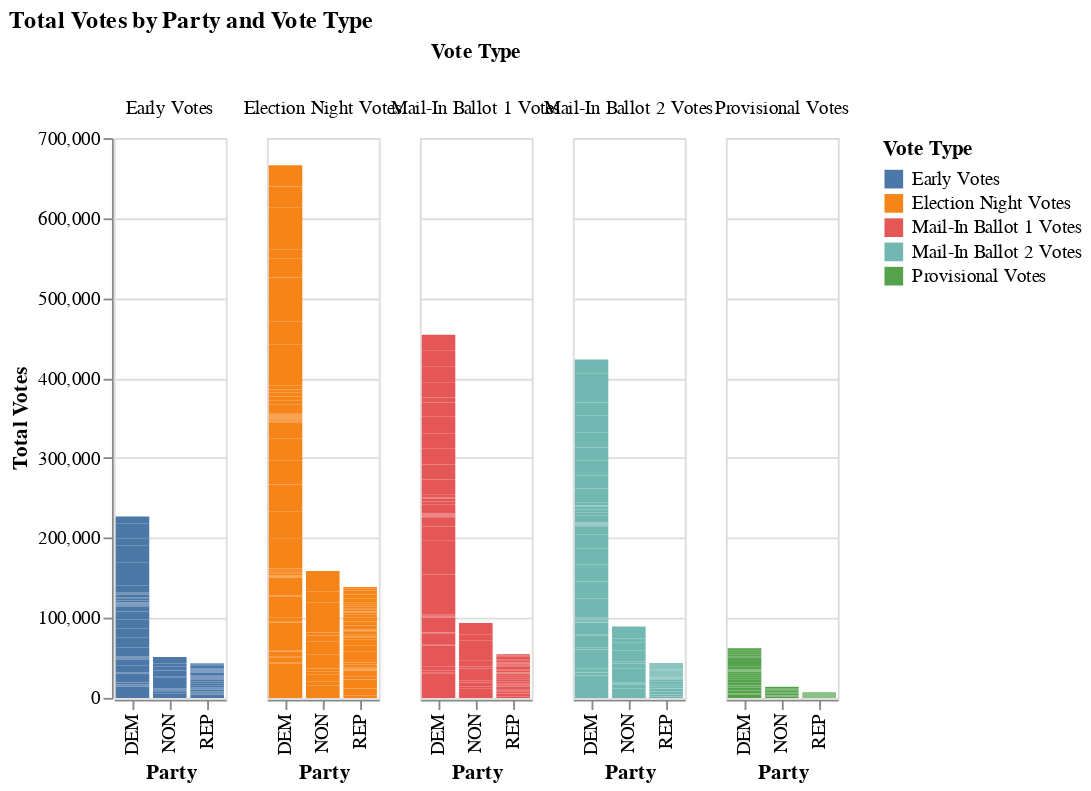

Source (notebook cell):
### Code cell
# prompt: Using dataframe combined_df: display how different parties voted early votes, election night votes, mail-in ballot 1 votes, provisional votes, mail-in ballot 2 votes in a graph

# Import necessary libraries
import altair as alt
import pandas as pd

# Melt the dataframe to long format for easier plotting
combined_df_melted = pd.melt(combined_df,
                              id_vars=['Party'],
                              value_vars=['Early Votes', 'Election Night Votes',
                                          'Mail-In Ballot 1 Votes',
                                          'Provisional Votes', 'Mail-In Ballot 2 Votes'],
                              var_name='Vote Type',
                              value_name='Total Votes')

# Create the chart
chart = alt.Chart(combined_df_melted).mark_bar().encode(
    x=alt.X('Party:N', title='Party'),
    y=alt.Y('Total Votes:Q', title='Total Votes'),
    color='Vote Type:N',
    column=alt.Column('Vote Type:N', title='Vote Type')
).properties(
    title='Total Votes by Party and Vote Type'
)

chart

### Figure 1 — Vega-Lite specification as saved in the notebook (floating-point values rounded to 4 significant figures; data arrays with more than 128 entries replaced by an {"elided": "..."} marker saying what was removed)
{"config": {"view": {"continuousWidth": 400, "continuousHeight": 300}}, "data": {"name": "data-39edbd16eb576a129a3c2c41d46ad194"}, "mark": "bar", "encoding": {"color": {"field": "Vote Type", "type": "nominal"}, "column": {"field": "Vote Type", "title": "Vote Type", "type": "nominal"}, "x": {"field": "Party", "title": "Party", "type": "nominal"}, "y": {"field": "Total Votes", "title": "Total Votes", "type": "quantitative"}}, "title": "Total Votes by Party and Vote Type", "$schema": "https://vega.github.io/schema/vega-lite/v4.17.0.json", "datasets": {"data-39edbd16eb576a129a3c2c41d46ad194": {"elided": "825 records"}}}
